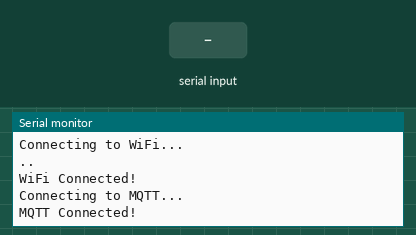
A sketch run on a simulated ESP32. On the bench: the last lines printed to the serial monitor. The test bench sets the inputs (shaded band). WiFi joins after 1.5 s; servers stay silent unless stated; no MQTT or app messages arrive unless stated.

Above: at 3.2 s.
3.3 s: "1\n" received over Serial
At 4.1 s:
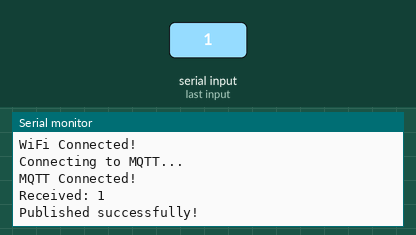
4.8 s: "0\n" received over Serial
At 5.6 s:
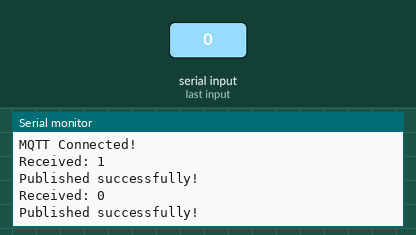
6.3 s: "2\n" received over Serial
At 8.4 s:
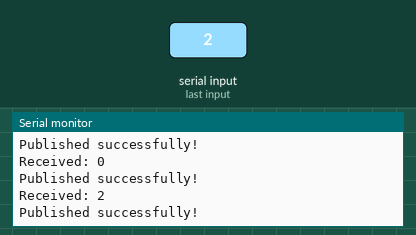

The sketch:

ESP32_MQTT.ino
```cpp
#include <WiFi.h>
#include <PubSubClient.h>


const char* ssid = "YOUR_WIFI";
const char* password = "YOUR_PASSWORD";

const char* mqtt_server = "broker.hivemq.com";
const int mqtt_port = 1883;


const char* topic = "yogesh/temp";

WiFiClient espClient;
PubSubClient client(espClient);

void setup_wifi() {
  Serial.println("Connecting to WiFi...");
  WiFi.begin(ssid, password);

  while (WiFi.status() != WL_CONNECTED) {
    delay(1000);
    Serial.print(".");
  }

  Serial.println("\nWiFi Connected!");
}

void reconnect() {
  while (!client.connected()) {
    Serial.println("Connecting to MQTT...");

    if (client.connect("ESP32_Client")) {
      Serial.println("MQTT Connected!");
    } else {
      Serial.print("Failed, rc=");
      Serial.print(client.state());
      Serial.println(" retrying...");
      delay(2000);
    }
  }
}

void setup() {
  Serial.begin(9600);
  setup_wifi();

  client.setServer(mqtt_server, mqtt_port);
}

void loop() {

  if (!client.connected()) {
    reconnect();
  }
  client.loop();

  if (Serial.available()) {

    String temp = Serial.readStringUntil('\n');
    temp.trim();

    Serial.println("Received: " + temp);

    boolean status = client.publish(topic, temp.c_str());

    if (status) {
      Serial.println("Published successfully!");
    } else {
      Serial.println("Publish failed!");
    }

    delay(2000); // small delay (not like ThingSpeak)
  }
}
```

Measured:
- after the input at 3.3 s, the serial monitor: prints a new line at once (image 1)
- after the input at 4.8 s, the serial monitor: prints a new line after 0.50 s (image 2)
- after the input at 6.3 s, the serial monitor: prints a new line after 1.0 s (image 3)
